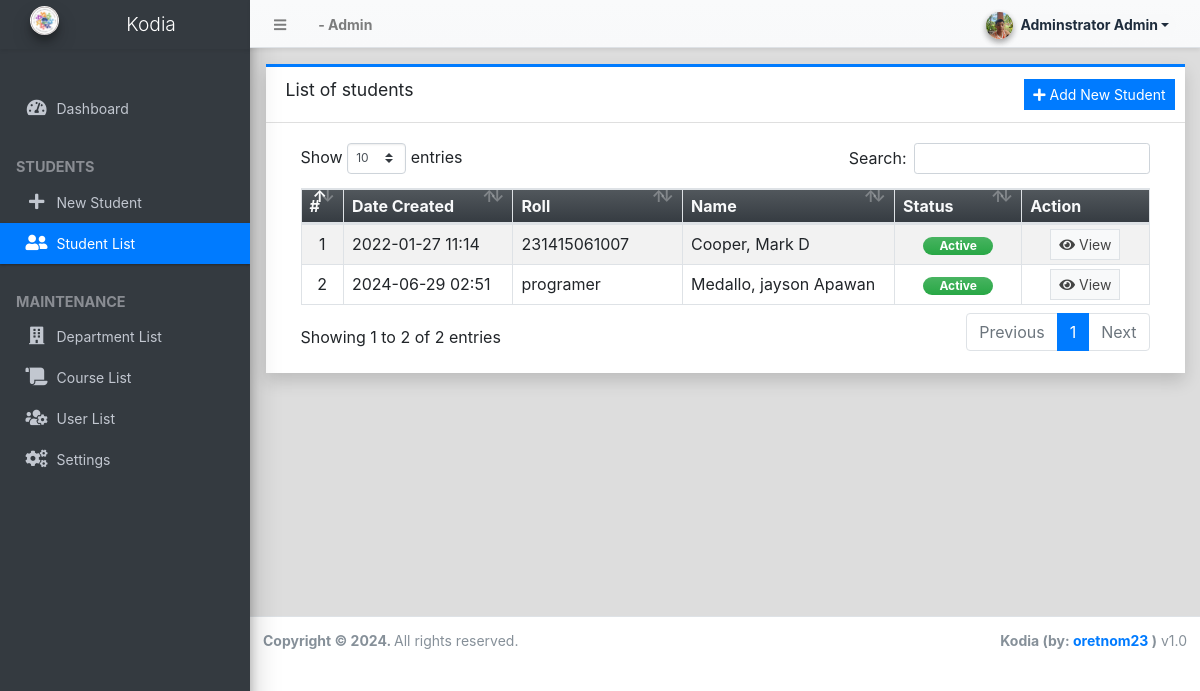
Page /admin/?page=students (signed in) on the committed database.
### tables this page shows
CREATE TABLE `student_list` (
  `id` int(30) NOT NULL,
  `roll` varchar(100) NOT NULL,
  `firstname` text NOT NULL,
  `middlename` text DEFAULT NULL,
  `lastname` text NOT NULL,
  `gender` varchar(100) NOT NULL,
  `contact` text NOT NULL,
  `present_address` text NOT NULL,
  `permanent_address` text NOT NULL,
  `dob` date NOT NULL,
  `status` tinyint(1) NOT NULL DEFAULT 1,
  `delete_flag` tinyint(1) NOT NULL DEFAULT 0,
  `date_created` datetime NOT NULL DEFAULT current_timestamp(),
  `date_updated` datetime DEFAULT NULL ON UPDATE current_timestamp(),
  `voter_registration` varchar(10) NOT NULL
);

### admin/students/index.php (the view, shortened to what this page needs)
<div class="card card-outline card-primary rounded-0 shadow">
	<div class="card-header">
		<h3 class="card-title">List of students</h3>
		<div class="card-tools">
			<a href="./?page=students/manage_student" class="btn btn-flat btn-sm btn-primary"><span class="fas fa-plus"></span>  Add New Student</a>
		</div>
	</div>
	<div class="card-body">
		<div class="container-fluid">
        <div class="container-fluid">
			<table class="table table-bordered table-hover table-striped">
				<colgroup>
					<col width="5%">
					<col width="20%">
					<col width="20%">
					<col width="25%">
					<col width="15%">
					<col width="15%">
				</colgroup>
				<thead>
					<tr class="bg-gradient-dark text-light">
						<th>#</th>
						<th>Date Created</th>
						<th>Roll</th>
						<th>Name</th>
						<th>Status</th>
						<th>Action</th>
					</tr>
				</thead>
				<tbody>
					<?php
						$i = 1;
						$qry = $conn->query("SELECT *,concat(lastname,', ',firstname,' ',middlename) as fullname from `student_list` order by concat(lastname,', ',firstname,' ',middlename) asc ");
						while($row = $qry->fetch_assoc()):
					?>
						<tr>
							<td class="text-center"><?php echo $i++; ?></td>
							<td class=""><?php echo date("Y-m-d H:i",strtotime($row['date_created'])) ?></td>
							<td class=""><p class="m-0 truncate-1"><?php echo $row['roll'] ?></p></td>
							<td class=""><p class="m-0 truncate-1"><?php echo $row['fullname'] ?></p></td>
							<td class="text-center">
								<?php
									switch ($row['status']){
										case 1:
											echo '<span class="rounded-pill badge badge-success bg-gradient-success px-3">Active</span>';
											break;
									}
								?>
							</td>
							<td align="center">
								 <a href="./?page=students/view_student&id=<?= $row['id'] ?>" class="btn btn-flat btn-default btn-sm border"><i class="fa fa-eye"></i> View</a>
							</td>
						</tr>
					<?php endwhile; ?>
				</tbody>
			</table>
		</div>
		</div>
	</div>
</div>

### rows in the picture
student_list: date_created "2022-01-27 11:14", roll "231415061007", fullname "Cooper, Mark D", status "Active"
student_list: date_created "2024-06-29 02:51", roll "programer", fullname "Medallo, jayson Apawan", status "Active"

### other values in the picture
$_settings->userdata('firstname').' '.$_settings->userdata('lastname') "Adminstrator Admin"
$_settings->info('short_name') "Kodia"
